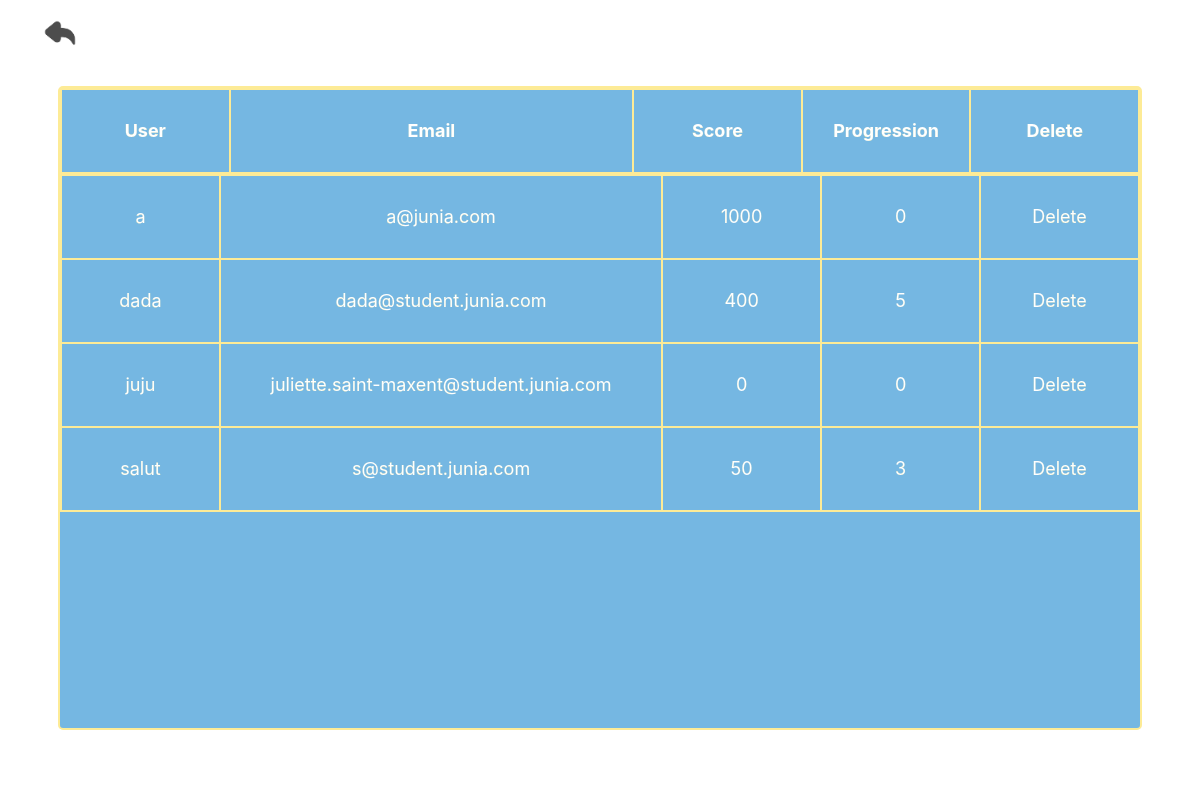
The page /WEB/admin.php on the database its author committed.
### tables this page shows
CREATE TABLE `users` (
  `username` varchar(30) NOT NULL,
  `email` varchar(60) NOT NULL,
  `password` varchar(60) NOT NULL,
  `score` int(16) NOT NULL,
  `progression` int(16) DEFAULT NULL
);

### WEB/admin.php (the view, shortened to what this page needs)
<?php
try{
    require("traitement/DB_connect.php");
    $reqPrep1="SELECT username, email, score, progression FROM users";
    $req1 =$conn->prepare($reqPrep1);
    $req1->execute();
    $resultat = $req1->fetchAll();
}
catch(Exception $e){
    die("Erreur : " . $e->getMessage());
}
?>
<!DOCTYPE html>
<html lang="en">
<head>
    <link rel="stylesheet" href="CSS/admin.css">
</head>
<body>
    <video id="background-video" muted="" autoplay="autoplay" playsinline loop>
        <source src="image/background.mp4" type="video/mp4">
    </video>
    <header>
        <div class="buttonhead">
            <button class="back" type=submit>
                <a href="../index.php">
                    <img class="backimg" src="image/button/arrow.png">
                </a>
            </button>
        </div>
    </header>
    <main>
        <div class="container">
            <table class="sticky">
                <tr>
                    <th>User</th>
                    <th class="col">Email</th>
                    <th>Score</th>
                    <th>Progression</th>
                    <th>Delete</th>
                </tr>
            </table>
            <div class="overflow">
                <table class="user">
                    <?php
                foreach($resultat as $row){
                ?>
                    <tr>
                        <td><?php echo $row['username']?></td>
                        <td><?php echo $row['email']?></td>
                        <td><?php echo $row['score']?></td>
                        <td><?php echo $row['progression']?></td>
                        <td><a href='delete.php?user=<?php echo $row['username'] ?>'>Delete</a></td>
                    </tr>
                    <?php
                }
                ?>
                </table>
            </div>
        </div>
    </main>
</body>

### WEB/CSS/admin.css (style rules this page uses)
.back { position: absolute; width: 85px; height: 80px; left: 17px; top: 7px; background: url(../image/button/arrow.png); border-style: none; }
.backimg { width: 50px; }
* { scrollbar-width:none; }
main { display: flex; justify-content: center; align-items: center; }
.container { width: 90vw; height: 80vh; background-color:rgba(37, 141, 210, 0.63); border: 0.2vw solid #fdeb96; border-radius: 5px; -webkit-border-radius: 5px; -moz-border-radius: 5px; -ms-border-radius: 5px; -o-border-radius: 5px; }
.overflow { overflow-y: scroll; scrollbar-width:none; width: 90vw; height: 69vh; }
#background-video { height: 100vh; width: 100vw; -o-object-fit: cover; object-fit: cover; position: fixed; left: 0; right: 0; top: 0; bottom: 0; z-index: -1; }
.buttonhead { display: flex; width: 100vw; justify-content: space-between; margin-top: 2vh; height: 70px; }
table { border-collapse: collapse; padding: 4vw; border-spacing: 3vw; font-family: "Inter"; font-style: normal; font-weight: 400; font-size: 1.5vw; line-height: 10vh; text-align: center; color: #ffffff; -webkit-text-stroke: 0.01vw; -webkit-text-stroke-color:#fdeb96; text-decoration:none; }
td,th { border: 0.2vw solid #fdeb96; border-spacing: 0; min-width: 10vw; height: 10vh; max-height: 10vh; text-align: center; }
a { text-decoration: none; font-family: "Inter"; font-style: normal; font-weight: 400; font-size: 1.5vw; line-height: 10vh; text-align: center; color: #ffffff; -webkit-text-stroke: 0.01vw; -webkit-text-stroke-color:#fdeb96; text-decoration:none; }
.sticky { width: 90vw; }
.user { overflow-y: scroll; scrollbar-width:none; width: 90vw; }
.col { width: 33.3vw; }

### rows shown on the page
users: username "a", email "a@junia.com", score "1000", progression "0"
users: username "dada", email "dada@student.junia.com", score "400", progression "5"
users: username "juju", email "juliette.saint-maxent@student.junia.com", score "0", progression "0"
users: username "salut", email "s@student.junia.com", score "50", progression "3"
